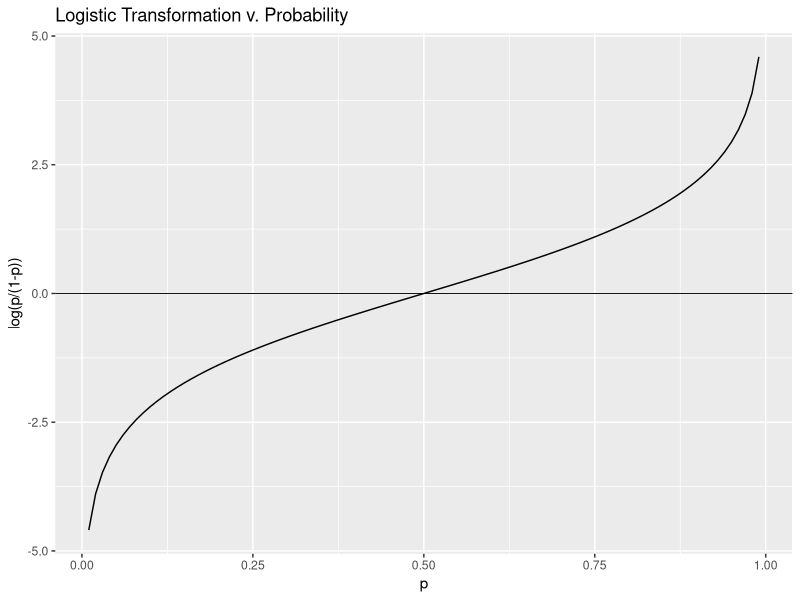
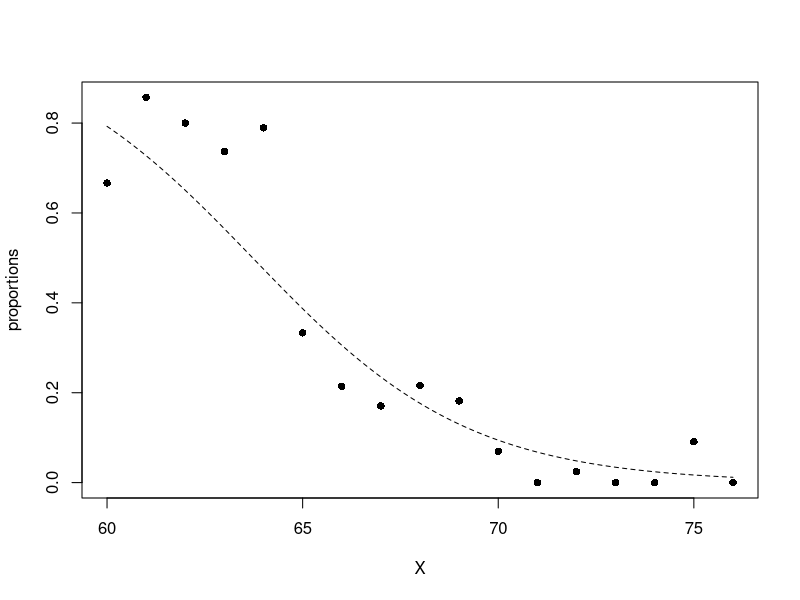
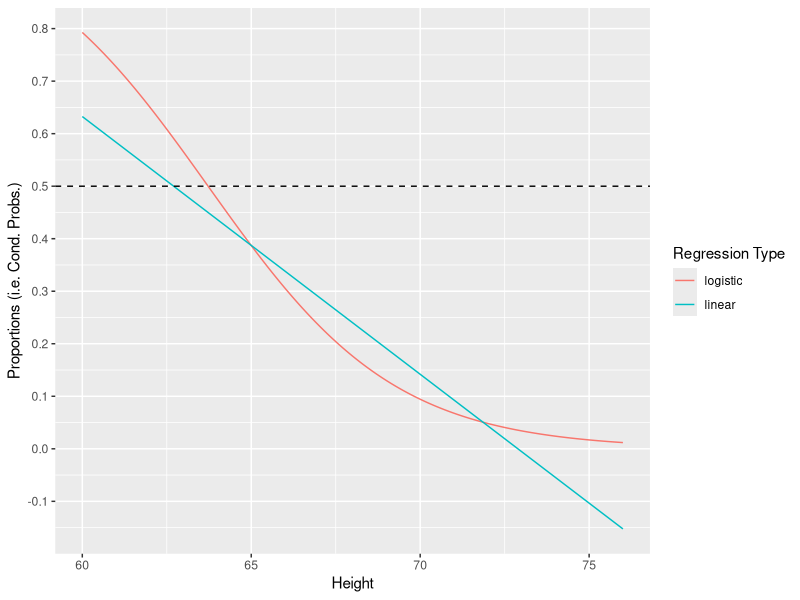

Write the R code that produced these figures, in order.
## ---- chunk 1
library(tidyverse)
library(caret)
library(dslabs)
library(ggrepel)

# From prev. notes.rmd
data("heights")
y = heights$height
set.seed(2, sample.kind = "Rounding")

test_index = createDataPartition(y, times = 1, p = 0.5, list = FALSE)
train_set = heights %>% slice(-test_index)
test_set = heights %>% slice(test_index)
lm_fit = mutate(train_set, y = as.numeric(sex == "Female")) %>% 
  lm(y ~ height, data = .)
p_hat = predict(lm_fit, test_set)
y_hat = ifelse(p_hat > 0.5, "Female", "Male") %>% factor()
X = seq(60, 76, 1)

proportions = map_dbl(X, function(x) {
  train_set %>% 
    filter(height == round(x)) %>% 
    summarize(proportion = mean(sex == "Female")) %>% 
    .$proportion
})

## ---- chunk 2
df = data.frame(sequence = seq(0, 1, 0.01), log_val = log(seq(0, 1, 0.01)/(1 - seq(0,1,0.01))))
df %>% ggplot(aes(sequence, log_val)) +
  geom_line() +
  xlim(0.01, 0.99) +
  geom_hline(yintercept = 0, size = .3) +
  xlab("p") +
  ylab("log(p/(1-p))") +
  ggtitle("Logistic Transformation v. Probability")
## ---- chunk 3
# The following fits a logistic regression model to our data.
glm_fit = train_set %>% 
  mutate(y = as.numeric(sex == "Female")) %>% 
  glm(y ~ height, data = ., family = "binomial") # Note: 'family' is required for glm().
## ---- chunk 4
p_hat_logit = predict(glm_fit, newdata = test_set, type = "response")
# 'type' param must be set to 'response' if we want conditional probs.
## ---- chunk 5
glm_fit2 = train_set %>% 
  mutate(y = as.numeric(sex == "Female")) %>% 
  glm(y ~ height, data = ., family = "binomial") 
height_seq2 = seq(60, 76, 0.01)
p_hat_logit2 = predict(glm_fit2, list(height = height_seq2), type = "response")
plot(X, proportions, pch = 16)
lines(height_seq2, p_hat_logit2, lty = 2)
## ---- chunk 6

y_hat_logit = ifelse(p_hat_logit > 0.5, "Female", "Male") %>% factor()

confusionMatrix(y_hat_logit, test_set$sex)

## ---- chunk 7
height_seq2 = seq(60, 76, 0.01) # Define new height_seq w/ small intervals.

# Re-predict cond. probs. for each reg. type w/ new height_seq.
p_hat_logit2 = predict(glm_fit2, list(height = height_seq2), type = "response")
p_hat2 = predict(lm_fit, list(height = height_seq2))

df_wide = data.frame(height = height_seq2, logistic = p_hat_logit2, linear = p_hat2)

# Convert from wide-form to long-form data for ggplot.
df_long = gather(df_wide, reg_type, reg_val, logistic:linear, factor_key = TRUE)

df_long %>% ggplot(aes(height, reg_val, color = reg_type)) +
  geom_line() +
  geom_hline(yintercept = 0.5, lty = 2) +
  labs(y = "Proportions (i.e. Cond. Probs.)", x = "Height", color = "Regression Type") +
  scale_y_continuous(breaks = seq(-0.2, 0.8, 0.1))
